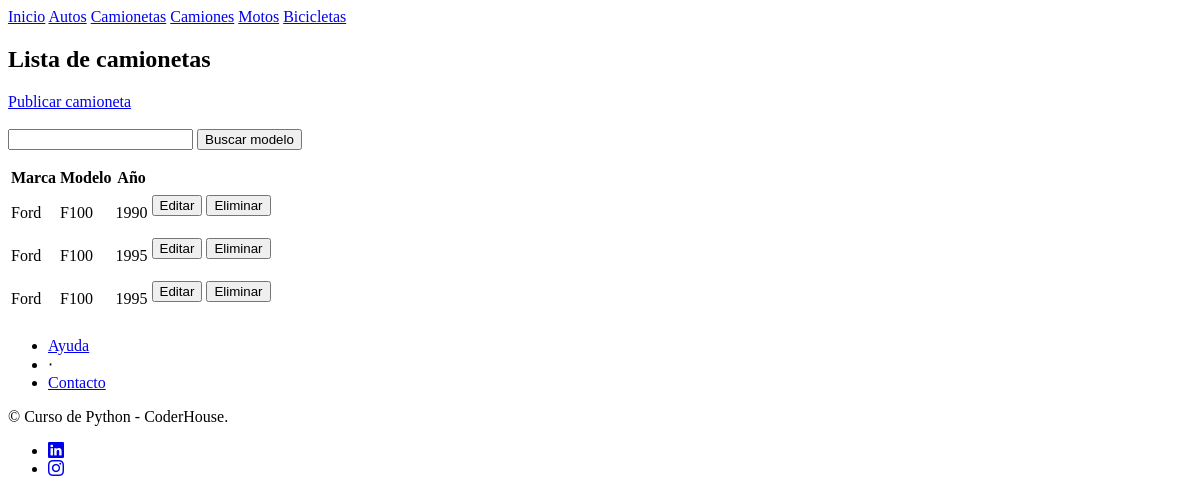
/listados/lista_camionetas/, run on an earlier commit of the app's database.
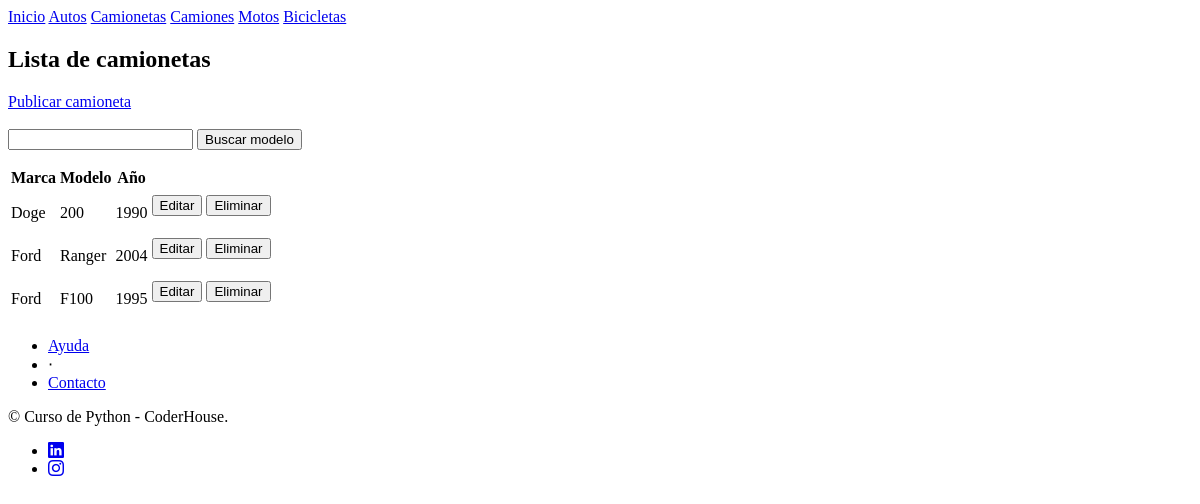
And on a later commit of the database.
### app_preentrega/models.py (models this page shows, shortened)
class Camionetas (models.Model):
    marca = models.CharField(max_length=50)
    modelo = models.CharField(max_length=50)
    ano = models.CharField(max_length=4)
    color = models.CharField(max_length=15)
    equipamiento = models.CharField(max_length=100)
    descripcion = models.CharField(max_length=200)

### app_preentrega/views.py (the view)
# urls.py: path('lista_camionetas/', lista_camionetas, name="camionetas"),
def lista_camionetas(request): #esto renderiza una lista con el contexto que se le pase
    contexto = {
        "Camionetas" : Camionetas.objects.all()
    }
    http_response = render(
        request = request,
        template_name = 'pre_entrega/lista_camionetas.html',
        context = contexto,
    )
    return http_response

### app_preentrega/templates/pre_entrega/lista_camionetas.html (shortened to what this page needs)
{% extends "pre_entrega/base.html" %}
{% block contenido%}
<section>
    <div>
        <h1>Lista de camionetas</h1>
        <a class="navbar-brand" href="{% url 'subir_camionetas' %}"> Publicar camioneta </a>
        <br><br>
        <form action="{% url 'buscar_camionetas' %}" method="POST">
            <input type="text" name="busqueda">
            <input type="submit" value="Buscar modelo">
        </form>
        <table class="table">
            <tbody>
                <tr>
                    <th> Marca </th>
                    <th> Modelo </th>
                    <th> Año </th>
                    <th>  </th>
                </tr>
                <tr>
                {% for camioneta in Camionetas %}
                    <td> {{camioneta.marca}} </td>
                    <td> {{camioneta.modelo}} </td>
                    <td> {{camioneta.ano}} </td>
                    <td>
                        <form action="{% url 'editar_camionetas' camioneta.id %}">
                            <input type="submit" value="Editar"/>
                        </form>
                    </td>
                    <td>
                        <form action="{% url 'eliminar_camionetas' camioneta.id %}" method="POST">
                            <input type="submit" value="Eliminar"/>
                        </form>
                    </td>
                </tr>
                {% endfor %}
            </tbody>
        </table>
    </div>
</section>
{% endblock contenido%}

What changed in the data, as far as the page shows it:
changed Camionetas: marca "Ford" → "Doge"; modelo "F100" → "200"
changed Camionetas: modelo "F100" → "Ranger"; ano "1995" → "2004"
